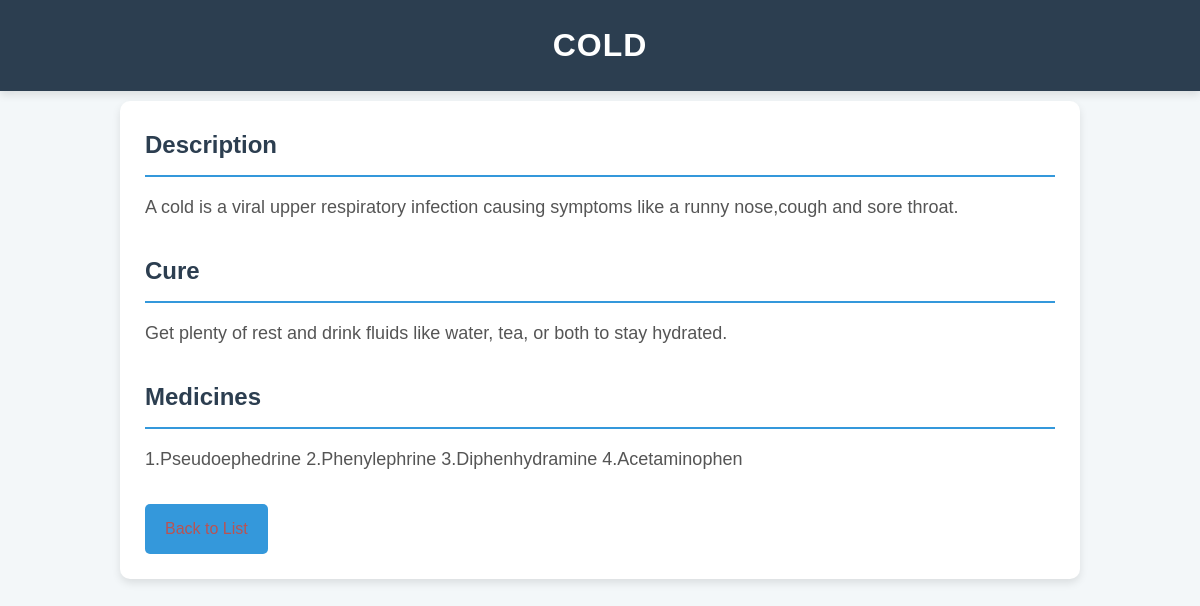
The page /disease/2/ (signed in) on the database its author committed.
### diseases/models.py (models this page shows, shortened)
class Disease(models.Model):
    name = models.CharField(max_length=200)
    description = models.TextField()
    cure = models.TextField()
    medicine = models.TextField()

### diseases/views.py (the view)
# urls.py: path('disease/<int:pk>/', disease_detail, name='disease_detail'),
@login_required
def disease_detail(request, pk):
    disease = get_object_or_404(Disease, pk=pk)  # Get disease by primary key (pk)
    return render(request, 'disease_detail.html', {'disease': disease})

### diseases/templates/disease_detail.html (shortened to what this page needs)
<!DOCTYPE html>
<html lang="en">
<head>
</head>
<body>
    <div class="header">
        <h1>{{ disease.name }}</h1>
    </div>
    <div class="container">
        <section class="disease-info">
            <h2>Description</h2>
            <p>{{ disease.description }}</p>
        </section>
        <section class="disease-cure">
            <h2>Cure</h2>
            <p>{{ disease.cure }}</p>
        </section>
        <section class="disease-medicine">
            <h2>Medicines</h2>
            <p>{{ disease.medicine }}</p>
        </section>
        <a href="{% url 'disease_list' %}" class="back-link">Back to List</a>
    </div>
</body>
</html>

### diseases/templates/disease_detail.html (style rules this page uses)
* { margin: 0; padding: 0; box-sizing: border-box; }
body { font-family: 'Arial', sans-serif; background-color: #f3f7f9; color: #333; line-height: 1.6; }
.header { background-color: #2c3e50; color: white; padding: 20px 0; text-align: center; margin-bottom: 30px; box-shadow: 0 4px 8px rgba(0, 0, 0, 0.1); }
.header h1 { font-size: 32px; margin: 0; letter-spacing: 1px; }
.container { width: 80%; margin: 0 auto; padding: 25px; background-color: #ffffff; border-radius: 10px; box-shadow: 0 4px 8px rgba(0, 0, 0, 0.1); margin-top: -20px; margin-bottom: 50px; }
section { margin-bottom: 30px; }
section h2 { font-size: 24px; color: #2c3e50; border-bottom: 2px solid #3498db; padding-bottom: 10px; margin-bottom: 15px; }
section p { font-size: 18px; color: #555; margin-bottom: 10px; line-height: 1.7; }
.back-link { display: inline-block; padding: 12px 20px; background-color: #3498db; color: rgb(185, 83, 83); text-decoration: none; font-size: 16px; border-radius: 5px; transition: background-color 0.3s ease; }

### rows shown on the page
Disease: name "COLD", description "A cold is a viral upper respiratory infection causing symptoms like a runny nose,cough and sore throat.", cure "Get plenty of rest and drink fluids like water, tea, or both to stay hydrated.", medicine "1.Pseudoephedrine 2.Phenylephrine 3.Diphenhydramine 4.Acetaminophen"
